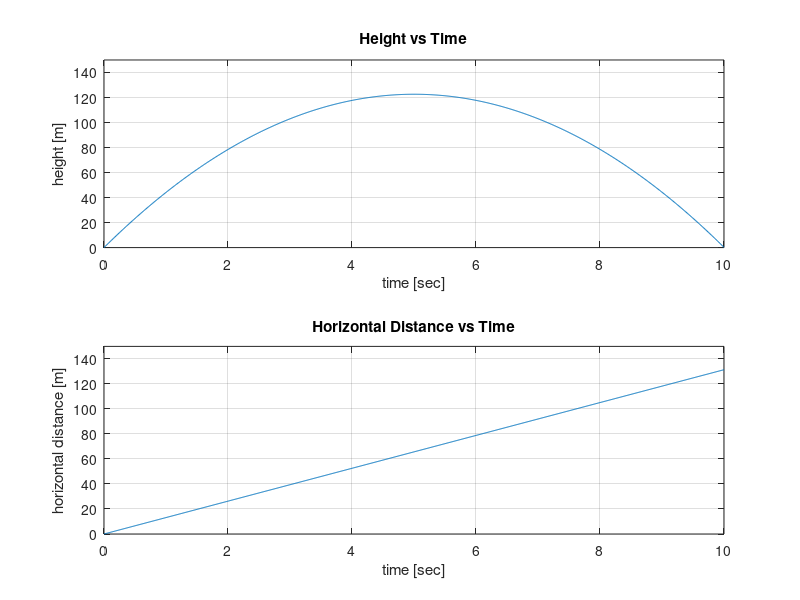
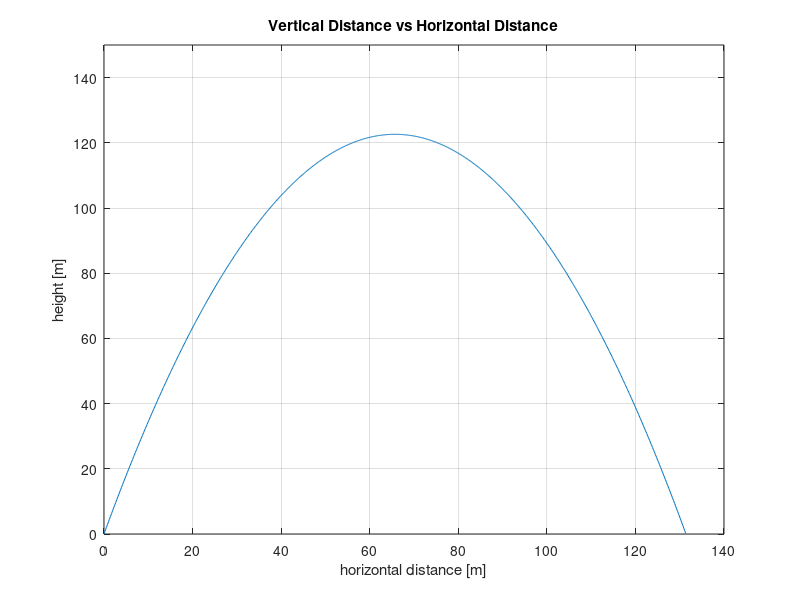

Write the MATLAB code that produced these figures, in order.
%% File Setup
% Stephen Stammen
% ENG 101 | 10-20-2018
% Housekeeping
    clear
    close all;
    clc
%% set up variables and constants
launchAngle = (5*pi)/12; % specified launch angle
startHeight = 0; % initial height variable
startX = 0; % initial distance variable
startVelocity = 50.75; 
t = 0:.01:10;
g = 9.8; % earths gravity
%% projectile trajectory for ideal porjectivle motion
% vertical distance
y = startHeight - ((1/2)*g.*t.^2) + (startVelocity*sin(launchAngle)).*t; % .multiply because element by element multiplication is needed
% horizontal distance
x = startX + (startVelocity*cos(launchAngle)).*t; % .multiply because element by element multiplication is needed

%% Plot ProjectileGraph1 - Max height for projectile: approximately 122.06
% Subplot 1 = y vs t
subplot(2,1,1) % creates the first subplot - indicated by the last number
plot(t,y) % plots height vs time
grid on % turns the grid on
title('Height vs Time') % gives title
xlabel('time [sec]') % labels the x axis
ylabel('height [m]') % labels y axis
ylim([0 150]) % sets a y lim so the graph is viewed properly
 
% Subplot 2 = x vs t
subplot(2,1,2) % creates the second subplot - indicated by the last number
plot(t,x) % plots distance vs time
grid on % turns on the grid
title('Horizontal Distance vs Time') % gives a title
xlabel('time [sec]') % labels the x axis
ylabel('horizontal distance [m]') % labels the y axis
ylim([0 150]) % gives the y axis a limit so it views properly

%% Plot ProjectileGraph2
figure % creates a second figure
plot(x,y) % plots vertical distance vs horizontal distance
grid on % turns on the grid
title('Vertical Distance vs Horizontal Distance') % gives the graph a title
xlabel('horizontal distance [m]') % labels the x axis
ylabel('height [m]') % labels the y axis
ylim([0 150]) % gives the y axis a lim, show it views properly
